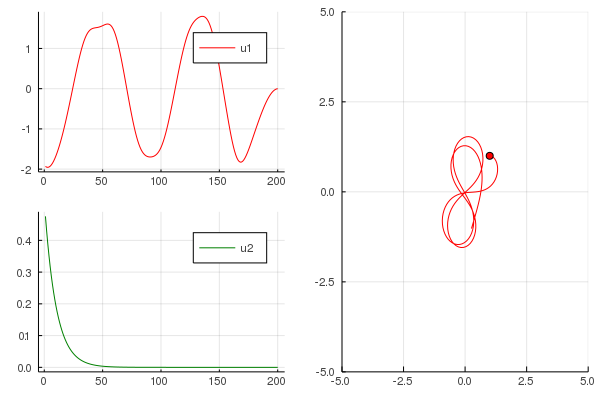

Here is the Julia script that generated this plot:
import iLQGames: dx, xyindex
using iLQGames:
    ControlSystem, GeneralGame, iLQSolver, PlayerCost, solve, plot_traj,
    FunctionPlayerCost, @animated

using StaticArrays

# parametes: number of states, number of inputs, sampling time, horizon
nx, nu, ΔT, game_horizon = 4, 2, 0.1, 200

# setup the dynamics
struct Unicycle <: ControlSystem{ΔT,nx,nu} end
# state: (px, py, phi, v)
dx(cs::Unicycle, x, u, t) = SVector(x[4]cos(x[3]), x[4]sin(x[3]), u[1], u[2])
# TODO weg
xyindex(cs::Unicycle) = tuple(SVector(1,2))
dynamics = Unicycle()

# player-1 wants the unicycle to stay close to the origin,
# player-2 wants to keep close to 1 m/s
costs = (FunctionPlayerCost{nx,nu}((g, x, u, t) -> (x[1]^2 + x[2]^2 + u[1]^2)),
         FunctionPlayerCost{nx,nu}((g, x, u, t) -> ((x[4] - 1)^2 + u[2]^2)))

# indices of inputs that each player controls
player_inputs = (SVector(1), SVector(2))
# the horizon of the game
g = GeneralGame{player_inputs, game_horizon}(dynamics, costs)

# get a solver, choose initial conditions and solve (in about 9 ms with AD)
solver = iLQSolver(g)
x0 = SVector(1, 1, 0, 0.5)
converged, trajectory, strategies = solve(g, solver, x0)

# animate the resulting trajectory. Use the `plot_traj` call without @animated to
# get a static plot instead.
@animated(plot_traj(trajectory, g, [:red, :green], player_inputs),
          1:game_horizon, "minimal_example.gif")
